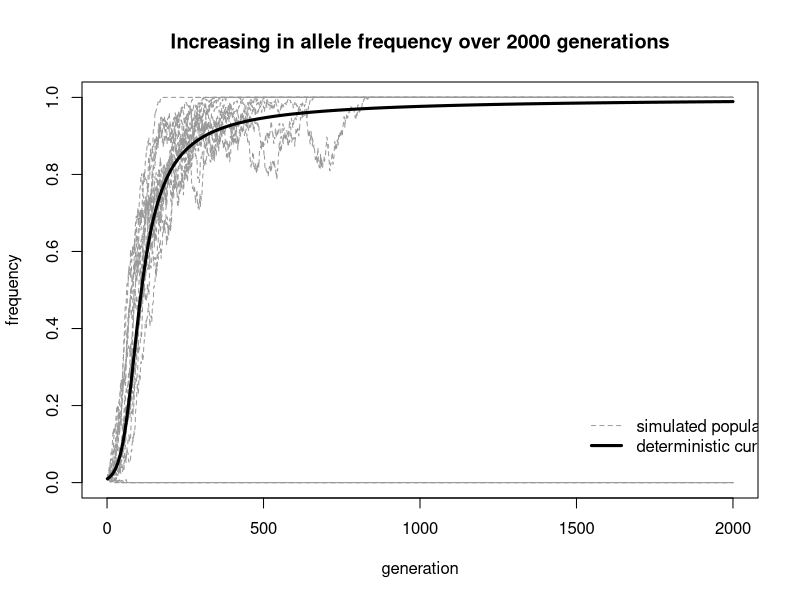

R code for this plot:
## set parameters
# population size
N <- 1000

# generations
ngen <- 2000

# selection coefficient
s <- 0.05 

# initial allele frequency
f <- 0.01

#####

# Open plot device
plot(0, xlim=c(0, ngen), ylim=c(0, 1), type="n",
     xlab="generation", ylab="frequency", 
     main=paste("Increasing in allele frequency over", ngen, "generations"))

## do the calculations
for(i in 1:20) { 
  
  # population i
  pop <- rep(x=0:1, times=round(c(f, 1-f)*N))
  
  # allele freq vector
  p <- numeric(ngen) 

  # frequency of allele "0" in the original population
  p[1] <- mean(pop == 0)
  
  # for each subsequent generation
  for(j in 2:length(p)) { 
    
    # calculate allele frequency
    af <- p[j-1] / (1 - (s*(1-p[j-1])^2))

    # make population based on new allele freq
    pop <- rep(x=0:1, times=round(c(af, 1-af)*N))  
    pop <- sample(pop, replace=TRUE) 

    # take the frequency of allele "0"
    p[j] <- mean(pop == 0) 
  } 
  
  # plot the values for population i
  lines(p, type="l", col="grey60", lty=2) 
} 

# deterministic curve 
pd <- numeric(ngen) 
pd[1] <- p[1]

for(i in 2:length(pd)) { 
  pd[i] <- (pd[i-1]) / (1 - (s*(1-pd[i-1])^2)) 
} 

# plot
lines(pd, lwd=3)
legend(x=1500, y=0.2, 
       legend=c("simulated populations", "deterministic curve"),
       lty=c(2,1), lwd=c(1,3), col=c("grey60","black"), bty="n")
